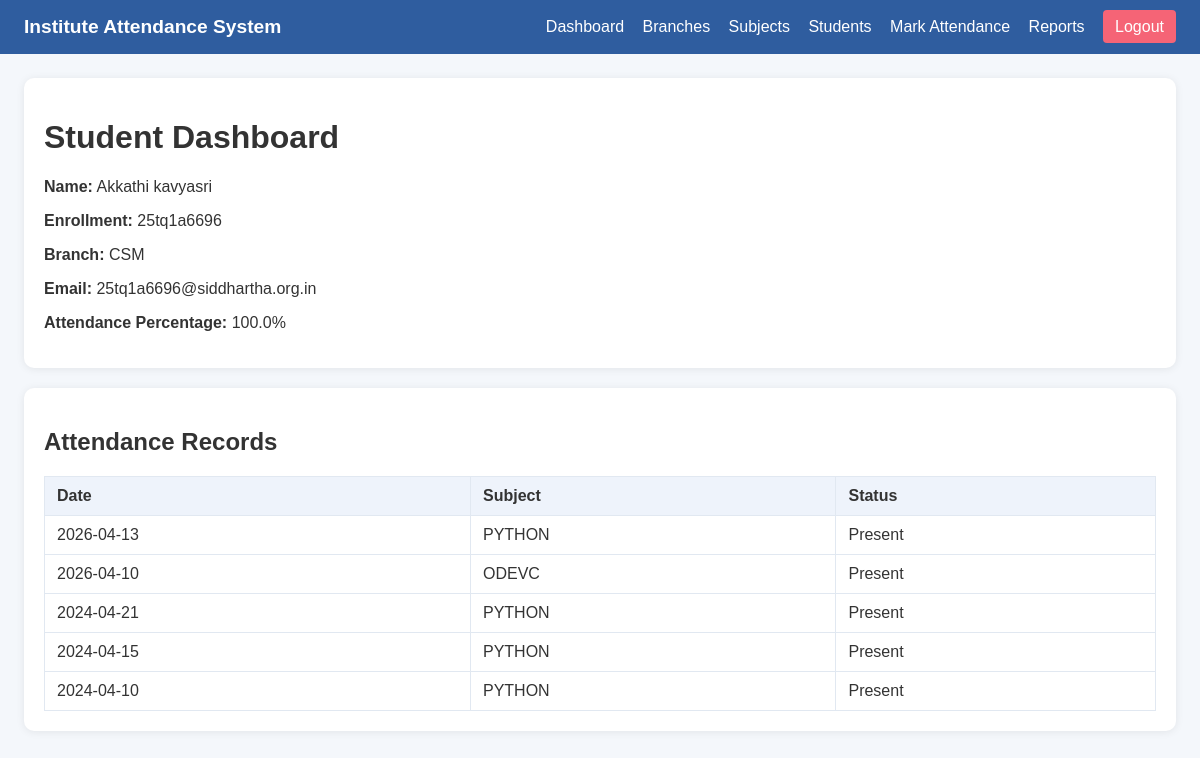
/student_dashboard/1 (signed in), run on the app's committed database.
### tables this page shows
CREATE TABLE students (
        id INTEGER PRIMARY KEY,
        name TEXT NOT NULL,
        enrollment TEXT UNIQUE NOT NULL,
        branch_id INTEGER NOT NULL,
        email TEXT,
        FOREIGN KEY(branch_id) REFERENCES branches(id)
    );

CREATE TABLE branches (
        id INTEGER PRIMARY KEY,
        name TEXT UNIQUE NOT NULL,
        location TEXT
    );

CREATE TABLE attendance (
        id INTEGER PRIMARY KEY,
        student_id INTEGER NOT NULL,
        branch_id INTEGER NOT NULL,
        subject_id INTEGER NOT NULL,
        date TEXT NOT NULL,
        status TEXT NOT NULL,
        note TEXT,
        FOREIGN KEY(student_id) REFERENCES students(id),
        FOREIGN KEY(branch_id) REFERENCES branches(id),
        FOREIGN KEY(subject_id) REFERENCES subjects(id)
    );

CREATE TABLE subjects (
        id INTEGER PRIMARY KEY,
        name TEXT NOT NULL,
        branch_id INTEGER NOT NULL,
        FOREIGN KEY(branch_id) REFERENCES branches(id)
    );

### app.py (the view)
@app.route("/student_dashboard/<int:student_id>")
@login_required
def student_dashboard_by_id(student_id):
    db = get_db()
    placeholder = get_placeholder()
    student = db.execute(
        f"""
        SELECT students.*, branches.name AS branch_name
        FROM students
        JOIN branches ON students.branch_id = branches.id
        WHERE students.id = {placeholder}
        """,
        (student_id,),
    ).fetchone()
    if not student:
        db.close()
        abort(404)
    attendance_records = db.execute(
        f"SELECT attendance.date, attendance.status, subjects.name AS subject_name "
        f"FROM attendance "
        f"JOIN subjects ON attendance.subject_id = subjects.id "
        f"WHERE attendance.student_id = {placeholder} "
        f"ORDER BY attendance.date DESC",
        (student_id,),
    ).fetchall()
    total = len(attendance_records)
    present = len([a for a in attendance_records if a["status"] == "Present"])
    percentage = round((present / total) * 100, 1) if total > 0 else 0
    db.close()
    return render_template(
        "student_dashboard.html",
        student=student,
        attendance_records=attendance_records,
        percentage=percentage,
    )

### app.py (called while the page is built)
def get_db():
    if app.config["DATABASE"].startswith("postgresql"):
        import psycopg2
        from psycopg2.extras import RealDictCursor
        conn = psycopg2.connect(app.config["DATABASE"])
        conn.cursor_factory = RealDictCursor
        return conn
    else:
        conn = sqlite3.connect(app.config["DATABASE"])
        conn.row_factory = sqlite3.Row
        return conn

def get_placeholder():
    return "%s" if app.config["DATABASE"].startswith("postgresql") else "?"

def login_required(view):
    @wraps(view)
    def wrapped_view(**kwargs):
        if not session.get("user_id"):
            return redirect(url_for("login"))
        return view(**kwargs)
    return wrapped_view

### templates/student_dashboard.html
{% extends "layout.html" %}
{% block content %}
<div class="card">
    <h1>Student Dashboard</h1>
    <p><strong>Name:</strong> {{ student.name }}</p>
    <p><strong>Enrollment:</strong> {{ student.enrollment }}</p>
    <p><strong>Branch:</strong> {{ student.branch_name }}</p>
    <p><strong>Email:</strong> {{ student.email }}</p>
    <p><strong>Attendance Percentage:</strong> {{ percentage }}%</p>
</div>
<div class="card">
    <h2>Attendance Records</h2>
    <table>
        <thead>
            <tr>
                <th>Date</th>
                <th>Subject</th>
                <th>Status</th>
            </tr>
        </thead>
        <tbody>
            {% for record in attendance_records %}
            <tr>
                <td>{{ record.date }}</td>
                <td>{{ record.subject_name }}</td>
                <td>{{ record.status }}</td>
            </tr>
            {% endfor %}
        </tbody>
    </table>
</div>
{% endblock %}

### static/style.css (style rules this page uses)
body { margin: 0; font-family: Arial, sans-serif; background: #f4f7fb; color: #333; }
.card { background: white; border-radius: 10px; box-shadow: 0 1px 8px rgba(0, 0, 0, 0.08); padding: 20px; margin-bottom: 20px; }
table { width: 100%; border-collapse: collapse; }
thead { background: #eef3fb; }
th, td { padding: 10px 12px; border: 1px solid #e1e8f1; text-align: left; }

### data on the page
students: name "Akkathi kavyasri", enrollment "25tq1a6696", email "25tq1a6696@siddhartha.org.in"
branches: branch_name "CSM"
attendance: date "2026-04-13", subject_name "PYTHON", status "Present"
attendance: date "2026-04-10", subject_name "ODEVC", status "Present"
attendance: date "2024-04-21", subject_name "PYTHON", status "Present"
attendance: date "2024-04-15", subject_name "PYTHON", status "Present"
attendance: date "2024-04-10", subject_name "PYTHON", status "Present"

### other printed values
{{ percentage }} "100.0"
